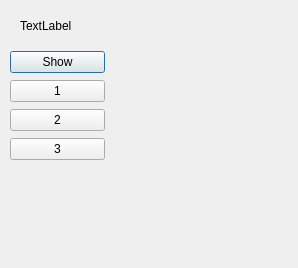
<?xml version="1.0" encoding="UTF-8"?>
<ui version="4.0">
 <class>Dialog</class>
 <widget class="QDialog" name="Dialog">
  <property name="geometry">
   <rect>
    <x>0</x>
    <y>0</y>
    <width>298</width>
    <height>268</height>
   </rect>
  </property>
  <property name="windowTitle">
   <string>Dialog</string>
  </property>
  <widget class="QWidget" name="layoutWidget">
   <property name="geometry">
    <rect>
     <x>10</x>
     <y>50</y>
     <width>95</width>
     <height>112</height>
    </rect>
   </property>
   <layout class="QVBoxLayout" name="verticalLayout">
    <item>
     <widget class="QPushButton" name="pushButton_4">
      <property name="text">
       <string>Show</string>
      </property>
     </widget>
    </item>
    <item>
     <widget class="QPushButton" name="pushButton">
      <property name="text">
       <string>1</string>
      </property>
     </widget>
    </item>
    <item>
     <widget class="QPushButton" name="pushButton_2">
      <property name="text">
       <string>2</string>
      </property>
     </widget>
    </item>
    <item>
     <widget class="QPushButton" name="pushButton_3">
      <property name="text">
       <string>3</string>
      </property>
     </widget>
    </item>
   </layout>
  </widget>
  <widget class="QLabel" name="label">
   <property name="geometry">
    <rect>
     <x>20</x>
     <y>10</y>
     <width>271</width>
     <height>31</height>
    </rect>
   </property>
   <property name="text">
    <string>TextLabel</string>
   </property>
  </widget>
 </widget>
 <resources/>
 <connections/>
</ui>
